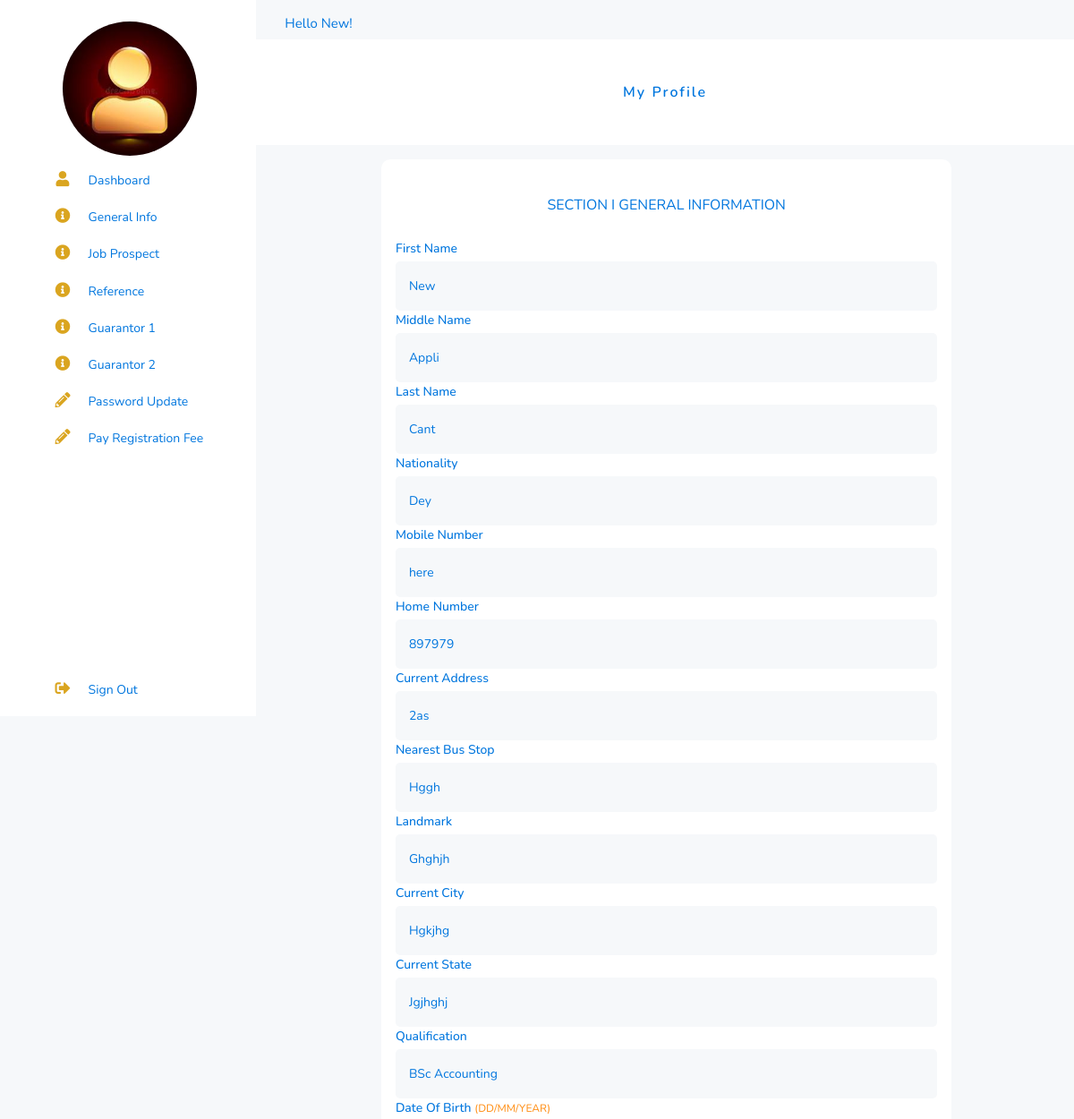
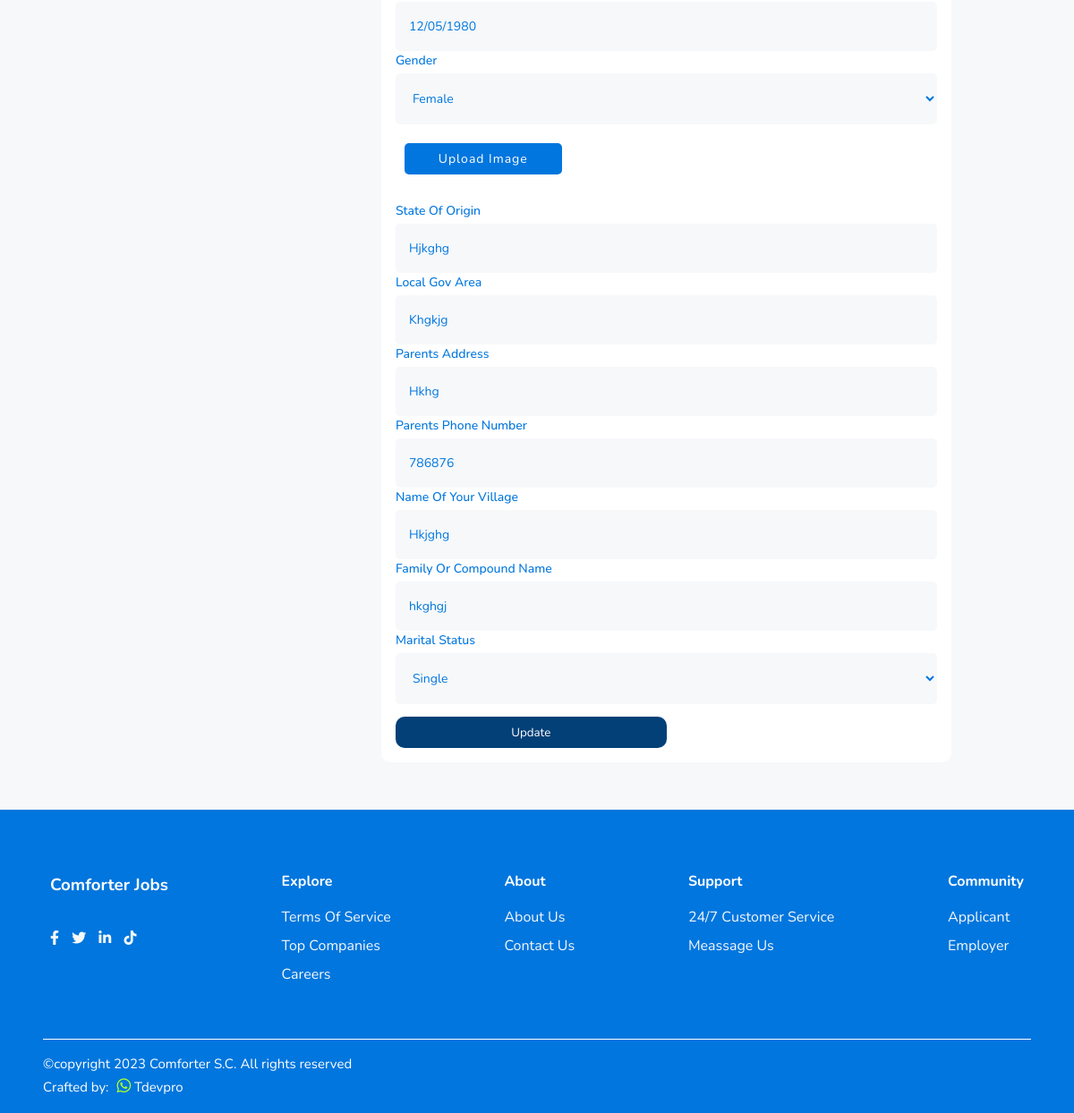
Page /applicants/profile (signed in) on the committed database (2 pictures, top to bottom).
### applicants/models.py (models this page shows, shortened)
class General_Information(models.Model):#createprofile
    user = models.OneToOneField(User, on_delete=models.CASCADE, blank=True, null=True)
    first_name = models.CharField(max_length=100)
    middle_name = models.CharField(max_length=100)
    last_name = models.CharField(max_length=100)
    nationality = models.CharField(max_length=250)
    mobile_number = models.CharField(max_length=11)
    home_number = models.CharField(max_length=11)
    current_address = models.CharField(max_length=250)
    nearest_bus_stop = models.CharField(max_length=250)
    landmark = models.CharField(max_length=250)
    current_city = models.CharField(max_length=250)
    current_state = models.CharField(max_length=250)
    qualification = models.CharField(max_length=250)
    date_of_birth = models.CharField(max_length=250)
    gender = models.CharField(max_length=250)
    image = models.ImageField(upload_to='profile', default='profile/avatar.jpg')
    state_of_origin = models.CharField(max_length=250)
    local_gov_area = models.CharField(max_length=250)
    parents_address = models.CharField(max_length=250)
    parents_phone_number = models.CharField(max_length=250)
    name_of_your_village = models.CharField(max_length=250)
    family_compound_name  = models.CharField(max_length=250)
    marital_status = models.CharField(max_length=250)
    complete = models.BooleanField(default = False)
    class Meta:
        db_table = 'general_information'
        managed = True
        verbose_name = 'General_Information'
        verbose_name_plural = 'General_Information'

### createdby/models.py (models this page shows, shortened)
class CreatedBy(models.Model):
    copyright_year = models.CharField(max_length=4, blank=True, null=True)
    crafted_by = models.CharField(max_length=250, default='')
    crafted_by_whatsapp = models.CharField(max_length=250, default='', blank=True, null=True)
    crafted_by_website = models.URLField(default='', blank=True, null=True)
    class Meta:
        db_table = 'createdby'
        managed = True
        verbose_name = 'CreatedBy'
        verbose_name_plural = 'CreatedBys'

### home/models.py (models this page shows, shortened)
class CompanyProfile(models.Model):
    name = models.CharField(max_length=50, blank=True, null=True)
    keyword = models.CharField(max_length=150, blank=True, null=True)
    description = models.CharField(max_length=150, blank=True, null=True)
    logo = models.ImageField(upload_to='logo', blank=True, null=True)
    favicon = models.ImageField(upload_to='logo', blank=True, null=True, default='logo/favicon-96x96.png')
    banner = models.ImageField(upload_to='logo', blank=True, null=True)
    head_office = models.CharField(max_length=100,blank=True, null=True)
    branch_office1 = models.CharField(max_length=100, blank=True, null=True)
    branch_office2 = models.CharField(max_length=100, blank=True, null=True)
    mobile1 = models.CharField(max_length=20, blank=True, null=True)
    mobile2 = models.CharField(max_length=20, blank=True, null=True)
    mobile3 = models.CharField(max_length=20, blank=True, null=True)
    mobile4 = models.CharField(max_length=20, blank=True, null=True)
    mobile5 = models.CharField(max_length=20, blank=True, null=True)
    email = models.EmailField(blank=True, null=True)
    website = models.URLField(blank=True, null=True)
    about = models.TextField(blank=True, null=True)
    about2 = models.TextField(blank=True, null=True)
    about_img = models.ImageField(upload_to='logo', blank=True, null=True, default='logo/aboutus.jpg')
    class Meta:
        db_table = 'companyprofile'
        managed = True
        verbose_name = 'CompanyProfile'
        verbose_name_plural = 'CompanyProfile'

### applicants/views.py (the view)
# urls.py: path('profile', ApplicantProfile.as_view(), name='applicant_profile'),
class ApplicantProfile(LoginRequiredMixin, View):
    login_url = 'accounts:applicantsignin'
    def get(self, request):
        home = CompanyProfile.objects.get(pk=1)
        createdby = CreatedBy.objects.get(pk=1)
        profile = General_Information.objects.get(user = request.user)
        return render(request, 'applicant_profile.html', {
            'profile': profile,
            'home': home,
            'createdby': createdby,
        })

### home/templatetags/simple_tags.py (called while the page is built)
@register.simple_tag()
def intralink(main, link):
    return reverse(main) + '#' + link

### applicants/templates/applicant_profile.html (shortened to what this page needs)
{% extends 'base.html' %}
{% block content %}
<div class="employerr">
    <div class="container">
        {% include 'sidebar_profile.html' %}
        <section class="main">
            <p class="jop"> Hello {{profile.first_name|title}}!</p>
            <div class="main_top">
                <p>my profile</p>
            </div>
            <div class="main_body applii_form">
                <div class="appli_form">
                    <form action="{% url 'applicants:profile_update' %}" method="POST" enctype="multipart/form-data">
                        <div class="resume">
                            <div class="res">
                                <h2>section I general information</h2>
                            </div>
                        </div>
                        <div class="line" re>
                            <label for="">first name</label>
                            <input  type="text" value="{{profile.first_name|title}}" name="first_name">
                        </div>
                        <div class="line">
                            <label for="">middle name</label>
                            <input  type="text" value="{{profile.middle_name|title}}" name="middle_name">
                        </div>
                        <div class="line">
                            <label for="">last name</label>
                            <input type="text" value="{{profile.last_name|title}}" name="last_name">
                        </div>
                        <div class="line">
                            <label for="">nationality</label>
                            <input type="text" value="{{profile.nationality|title}}" name="nationality">
                        </div>
                        <div class="line">
                            <label for="">mobile number</label>
                            <input type="text" value="{{profile.mobile_number}}" name="mobile_number">
                        </div>
                        <div class="line">
                            <label for="">home number</label>
                            <input type="text" value="{{profile.home_number}}"  name="home_number">
                        </div>
                        <div class="line">
                            <label for="">current address</label>
                            <input type="text" value="{{profile.current_address|title}}"  name="current_address">
                        </div>
                        <div class="line">
                            <label for="">nearest bus stop</label>
                            <input type="text" value="{{profile.nearest_bus_stop|title}}" name="nearest_bus_stop">
                        </div>
                        <div class="line">
                            <label for="">landmark</label>
                            <input type="text" value="{{profile.landmark|title}}" name="landmark">
                        </div>
                        <div class="line">
                            <label for="">current city</label>
                            <input type="text" value="{{profile.current_city|title}}" name="current_city">
                        </div>
                        <div class="line">
                            <label for="">current state</label>
                            <input type="text" value="{{profile.current_state|title}}" name="current_state">
                        </div>
                        <div class="line">
                            <label for="">qualification</label>
                            <input type="text" value="{{profile.qualification}}" name="qualification" required>
                        </div>
                        <div class="line">
                            <label for="">date of birth <span>(DD/MM/YEAR)</label>
                            <input type="text" value="{{profile.date_of_birth}}"  name="date_of_birth">
                        </div>
                        <div class="line_select">
                            <label for="">gender</label>
                            <select value="{{profile.gender|title}}" name="gender">
                                <option value="female">female</option>
                            </select>
                        </div>
                        <div class="appli_center">
                            <div class="form-input">
                                <div class="preview">
                                    <label for="file-ip-1">Upload Image</label>
                                </div>
                            </div>
                        </div>
                        <div class="line">
                            <label for="">state of origin</label>
                            <input type="text" value="{{profile.state_of_origin|title}}" name="state_of_origin">
                        </div>
                        <div class="line">
                            <label for="">local gov area</label>
                            <input type="text" value="{{profile.local_gov_area|title}}" name="local_gov_area">
                        </div>
                        <div class="line">
                            <label for="">parents address </label>
                            <input type="text" value="{{profile.parents_address|title}}"  name="parents_address">
                        </div>
                        <div class="line">
                            <label for="">parents phone number </label>
                            <input type="text" value="{{profile.parents_phone_number}}" name="parents_phone_number">
                        </div>
                        <div class="line">
                            <label for="">name of your village </label>
                            <input type="text" value="{{profile.name_of_your_village|title}}" name="name_of_your_village">
                        </div>
                        <div class="line">
                            <label for="">family or compound name </label>
                            <input type="text" value="{{profile.family_compound_name}}" name="family_compound_name">
                        </div>
                        <div class="line_select" required>
                            <label for="">marital status</label>
                            <select value="{{profile.marital_status}}" name="marital_status">
                                <option value="single">single</option>
                            </select>
                        </div>
                        <div class="line_btn">
                            <button type="submit">Update</button>
                        </div>
                    </form>
                </div>
            </div>
        </section>
    </div>
</div>
{% endblock content %}
{% block footer %} {% include 'footer.html' %} {% endblock footer %}

### applicants/templates/sidebar_profile.html
<nav>
    <div class="enavbar">
        <div class="newlogo">
            <img src="{{profile.image.url}}" alt="">
        </div>
        <ul>
            <li>
                <a href="{% url 'applicants:applicant_dashboard' %}">
                    <i class="fa fa-user" aria-hidden="true"></i>
                    <span class="nav_item">dashboard</span>
                </a>
            </li>
            <li>
                <a href="{% url 'applicants:profile_update' %}">
                    <i class="fa fa-info-circle" aria-hidden="true"></i>
                    <span class="nav_item">general info</span>
                </a>
            </li>
            <li>
                <a href="{% url 'applicants:applicant_profile2' %}">
                    <i class="fa fa-info-circle" aria-hidden="true"></i>
                    <span class="nav_item">job prospect</span>
                </a>
            </li>
            <li>
                <a href="{% url 'applicants:applicant_profile3' %}">
                    <i class="fa fa-info-circle" aria-hidden="true"></i>
                    <span class="nav_item">reference</span>
                </a>
            </li>
            <li>
                <a href="{% url 'applicants:applicant_profile4' %}">
                    <i class="fa fa-info-circle" aria-hidden="true"></i>
                    <span class="nav_item">guarantor 1</span>
                </a>
            </li>
            <li>
                <a href="{% url 'applicants:applicant_profile5' %}">
                    <i class="fa fa-info-circle" aria-hidden="true"></i>
                    <span class="nav_item">guarantor 2</span>
                </a>
            </li>
            <li>
                <a href="{% url 'applicants:applicant_password' %}">
                    <i class="fa fa-pencil-alt" aria-hidden="true"></i>
                    <span class="nav_item">password update</span>
                </a>
            </li>
            <li>
                <a href="{% url 'applicants:applicant_payment' %}">
                    <i class="fa fa-pencil-alt" aria-hidden="true"></i>
                    <span class="nav_item">pay registration fee</span>
                </a>
            </li>
            <li>
                <a href="{% url 'accounts:signout' %}" class="signout">
                    <i class="fa fa-sign-out-alt" aria-hidden="true"></i>
                    <span class="nav_item">sign out</span>
                </a>
            </li>
        </ul>
    </div>
</nav>

### home/templates/footer.html (shortened to what this page needs)
{% load simple_tags %}
    <div class="footer-section">
        <div class="footer">
            <div class="footer-wrapper">
                <h3>comforter jobs</h3>
                <div class="social-media">
                    <a href="#"><i class="fab fa-facebook-f"></i></a>
                    <a href="#"><i class="fab fa-twitter"></i></a>
                    <a href="#"><i class="fab fa-linkedin-in"></i></a>
                    <a href="#"><i class="fab fa-tiktok"></i></a>
                </div>
            </div>
            <div class="footer-wrapper">
                <h4>explore</h4>
                <a>terms of service</a>
                <a href="{% intralink 'index' 'companies' %}">top companies</a>
                <a href="{% url 'accounts:applicantsignup' %}">careers</a>
            </div>
            <div class="footer-wrapper">
                <h4>about</h4>
                <a href="{% intralink 'index' 'about' %}">about us</a>
                <a href="{% intralink 'index' 'contact' %}">contact us</a>
            </div>
            <div class="footer-wrapper">
                <h4>support</h4>
                <a>24/7 customer service</a>
                <a>meassage us</a>
            </div>
            <div class="footer-wrapper">
                <h4>community</h4>
                <a href="{% url 'accounts:applicantsignup' %}">applicant</a>
                <a href="{% url 'accounts:employersignup' %}">employer</a>
            </div>
        </div>
        <div class="copyright">
            <hr>
            <p>&copy;copyright {{createdby.copyright_year}} {{home.name}}. All rights reserved</p>
            <p>Crafted by:
                <a href="#"><span class="whats"><i class="fab fa-whatsapp" aria-hidden="true"></i></span></a>
                {{createdby.crafted_by}}
            </p>
        </div>
    </div>

### rows in the picture
General_Information: image (placeholder picture), first_name "New", middle_name "Appli", last_name "Cant", nationality "Dey", mobile_number "here", home_number "897979", current_address "2as", nearest_bus_stop "Hggh", landmark "Ghghjh", current_city "Hgkjhg", current_state "Jgjhghj", qualification "BSc Accounting", date_of_birth "12/05/1980", gender "female", state_of_origin "Hjkghg", local_gov_area "Khgkjg", parents_address "Hkhg", parents_phone_number "786876", name_of_your_village "Hkjghg", family_compound_name "hkghgj", marital_status "single"
CreatedBy: copyright_year "2023", crafted_by "Tdevpro"
CompanyProfile: name "Comforter S.C"
